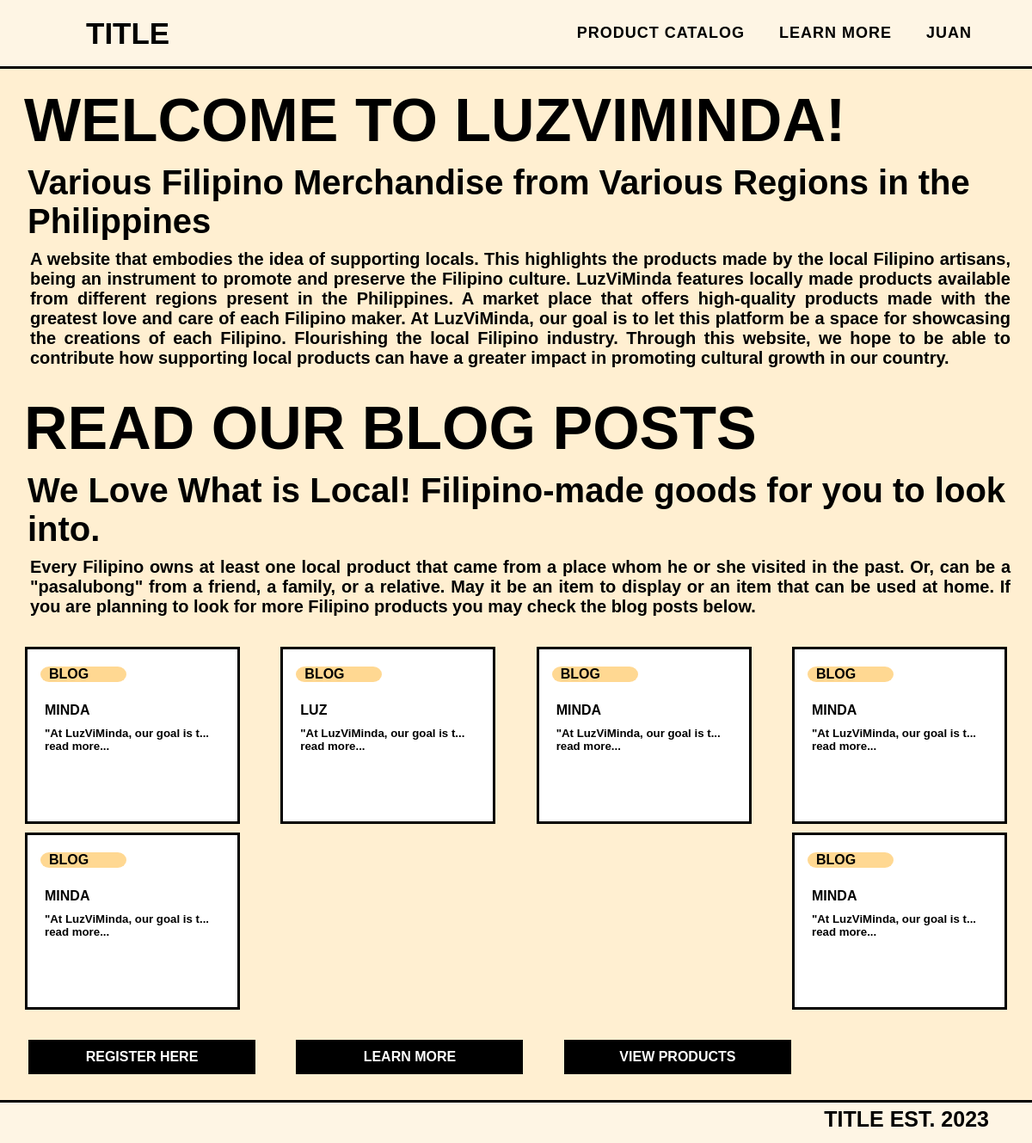
The page / (signed in) on the database its author committed.
### tables this page shows
CREATE TABLE `blog_post` (
  `post_id` int(30) NOT NULL,
  `user_id` int(30) NOT NULL,
  `title` varchar(255) NOT NULL,
  `content` varchar(1000) NOT NULL
);

### index.php (the view, shortened to what this page needs)
<?php
require_once 'config.php';
?>
<!DOCTYPE html>
<html lang="en">
<head>
    <link rel="stylesheet" href="styles/global.css">
    <link rel="stylesheet" href="styles/home.css">
    <link rel="stylesheet" href="styles/navbar.css">
    <link rel="stylesheet" href="styles/footer.css">
</head>
<body>
    <?php
    if (isset($_SESSION['loggedin'])) {
        require_once 'components/navbar-seller.php';
    }
        else{
        require_once 'components/navbar.php';
    }
    ?>
    <div>
    <div>
    <h1 class="welcome">WELCOME TO LUZVIMINDA!</h1>
    <h2 class="tagline">Various Filipino Merchandise from Various Regions in the Philippines</h2>
    <h3 class="content">A website that embodies the idea of supporting locals. This highlights the products made by the local Filipino artisans,
    being an instrument to promote and preserve the Filipino culture. LuzViMinda features locally made products available from different regions present in the Philippines.
    A market place that offers high-quality products made with the greatest love and care of each Filipino maker. At LuzViMinda, our goal is to let this platform be a space for showcasing the creations of each Filipino.
    Flourishing the local Filipino industry. Through this website, we hope to be able to contribute how supporting local products can have a greater impact in promoting cultural growth in our country.</h3>
    </div>
    <div>
    <h1 class="welcome">READ OUR BLOG POSTS</h1>
    <h2 class="tagline">We Love What is Local! Filipino-made goods for you to look into.</h2>
    <h3 class="content">Every Filipino owns at least one local product that came from a place whom he or she visited in the past. Or, can be a "pasalubong" from a friend, a family, or a relative.
    May it be an item to display or an item that can be used at home. If you are planning to look for more Filipino products you may check the blog posts below.</h3>
    </div>
    <div class="container">
        <div class="mid_container">
        <?php
        $sql = "SELECT* FROM blog_post";
        $result = mysqli_query($conn, $sql);
                    $resultCheck = mysqli_num_rows($result);
        $numberOfRows = 6;
        $rowCount = 0;
        if ($resultCheck > 0) {
            while (  $row = mysqli_fetch_assoc($result)) {
                if ($rowCount < $numberOfRows) {
        ?>
        <a href="blog_specific.php?id=<?php echo $row['post_id'] ?>" class="product-text sub-link">
            <div class="card">
                <div class="capsule">
                    <p class="capsule_caption"> BLOG</p>
                </div>
                <h4 class="head">
                <?php echo   $row['title'] ?>
                </h4>
                <h5 class="read_more">
                <?php
                $sentence=$row['content'];
                if(strlen($sentence) >= 30) {
                    echo substr($sentence,0,29)."...";
                } else {
                    echo $sentence;
                }
                $rowCount++;
                ?>
                <br> read more...
                </h5>
            </div>
            </a>
           <?php
                }
                else {
                    break;
                }
        }
           }?>
        </div>
    </div>
    <div class="mid_position_buttons">
        <a href="registration_form.php">
        <button class="button login">REGISTER HERE</button>
        </a>
        <a href="general/learn_more.php">
        <button class="button login">LEARN MORE</button>
        </a>
        <a href="general/product-catalog.php">
        <button class="button login">VIEW PRODUCTS</button>
        </a>
    </div>
    <?php require_once 'components/footer.php'?>
</body>
</html>

### styles/global.css (style rules this page uses)
:root { --bg: #FFEFD1; --wheat: #FEF5E4; --dark-blue: #003077; --orange: #FFA72A; --black: #000; --white: #FFF; --pastel-orange: #FFD892; --pastel-blue: #D6E6FE; --gray:#F3F3F3; }
* { padding: 0; margin: 0; font-family: "Poppins", sans-serif; box-sizing: border-box; color: var(--black); }
body { background: var(--bg); padding-top: 80px; padding-bottom: 80px; }

### styles/home.css (style rules this page uses)
a { text-decoration: none; }
.welcome { margin-top: 20px; margin-left: 28px; font-size: 70px; font-weight: bold; }
.tagline { margin-top: 10px; margin-left: 32px; font-size: 40px; }
.content { margin-top: 10px; margin-left: 35px; margin-right: 25px; margin-bottom: 30px; font-size: 20px; text-align: justify; }
.card { margin-top: 50px; width: 250px; border: solid; color: black; background-color: var(--white); padding: 20px; margin: 5px; }
.capsule_caption { margin-left: 10px; font-weight: bold; }
.capsule { border-radius: 10%/50%; width: 100px; background-color: var(--pastel-orange); margin-left: -5px; margin-bottom: 3vh; }
.container { display: flex; flex-direction: column; justify-content: center; align-items: center; }
.mid_container { display: flex; flex-wrap: wrap; align-items: center; justify-content: space-between; align-self: center; width: 96%; }
.head { width: 100%; margin-bottom: 10px; }
.read_more { width: 100%; margin-bottom: 60px; }
.login { margin-right: 10px; }
.button { display: inline; justify-content: center; align-items: center; width: 22%; background: var(--black); color: var(--white); height: 40px; margin-top: 30px; margin-left: 33px; border: none; border-radius: 0 !important; font-size: 16px; font-weight: bold; cursor: pointer; outline: none; transition: all 0.3s ease-in-out; }

### rows shown on the page
blog_post: title "MINDA", content "\"At LuzViMinda, our goal is t"
blog_post: title "LUZ", content "\"At LuzViMinda, our goal is t"
blog_post: title "MINDA", content "\"At LuzViMinda, our goal is t"
blog_post: title "MINDA", content "\"At LuzViMinda, our goal is t"
blog_post: title "MINDA", content "\"At LuzViMinda, our goal is t"
blog_post: title "MINDA", content "\"At LuzViMinda, our goal is t"

### other values the page prints
$current_username "JUAN"
